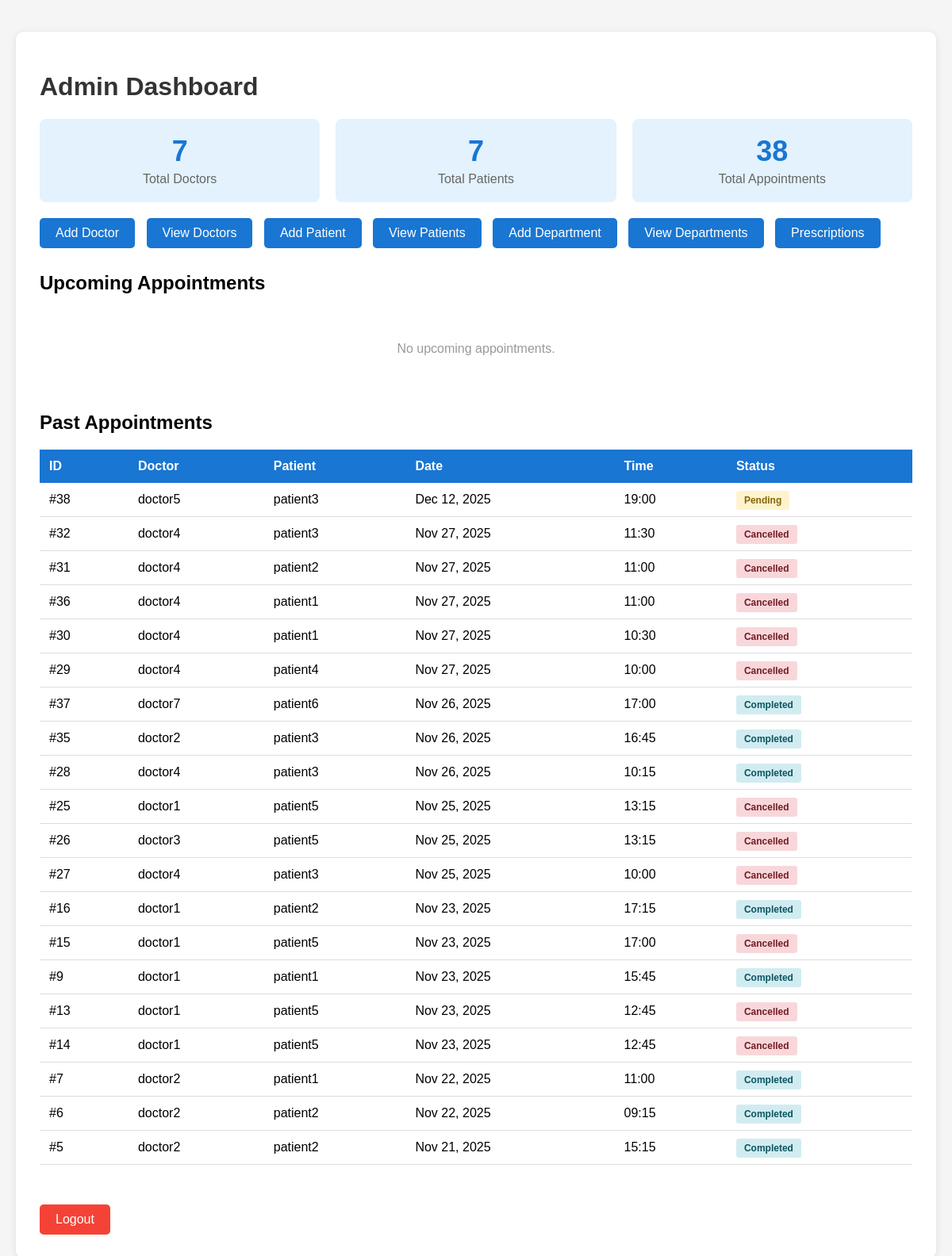
The app's page /ADMIN-HOME (signed in) with its own data.
### app.py (models this page shows, shortened)
class Appointment(db.Model):
    id = db.Column(db.Integer, primary_key=True)
    doc_id = db.Column(db.String(20), db.ForeignKey('doctor.doc_id'),nullable=False)
    pat_id = db.Column(db.String(20), db.ForeignKey('patient.pat_id'),nullable=False)
    date = db.Column(db.Date,nullable=False)
    time = db.Column(db.String(5),nullable=False)
    status = db.Column(db.String(20),default='Pending',nullable=False)

class Doctor(db.Model):
     id=db.Column(db.Integer,primary_key=True)
     doc_id=db.Column(db.String(20),unique=True)
     name=db.Column(db.String(100),nullable=False)
     dept_id=db.Column(db.String(20),db.ForeignKey('department.dpt_id'))
     status=db.Column(db.String(20),default="Active")
     spec=db.Column(db.String(100))
     email = db.Column(db.String(120), unique=True, nullable=False)
     password_hash = db.Column(db.String(128), nullable=False)

class Patient(db.Model):
    id = db.Column(db.Integer, primary_key=True)
    pat_id=db.Column(db.String(20),unique=True)
    name = db.Column(db.String(100), nullable=False)
    age=db.Column(db.Integer,nullable=False)
    blood=db.Column(db.String(10),nullable=False)
    gender=db.Column(db.String(20),nullable=False)
    contact_info = db.Column(db.Integer,nullable=False)
    email = db.Column(db.String(120), unique=True, nullable=False)
    password_hash = db.Column(db.String(128), nullable=False)

### app.py (the view)
@app.route('/ADMIN-HOME')
@admin_required
def admin_dashboard():
    total_doctors = Doctor.query.filter_by(status='Active').count()
    total_patients = Patient.query.count()
    total_appointments = Appointment.query.count()
    today = date.today()
    upcoming_appointments = db.session.query(Appointment, Doctor, Patient)\
        .join(Doctor, Appointment.doc_id == Doctor.doc_id)\
        .join(Patient, Appointment.pat_id == Patient.pat_id)\
        .filter(Appointment.date >= today)\
        .order_by(Appointment.date.asc(), Appointment.time.asc())\
        .all()
    past_appointments = db.session.query(Appointment, Doctor, Patient)\
        .join(Doctor, Appointment.doc_id == Doctor.doc_id)\
        .join(Patient, Appointment.pat_id == Patient.pat_id)\
        .filter(Appointment.date < today)\
        .order_by(Appointment.date.desc(), Appointment.time.desc())\
        .all()
    return render_template('admin_home.html',
                          total_doctors=total_doctors,
                          total_patients=total_patients,
                          total_appointments=total_appointments,
                          upcoming_appointments=upcoming_appointments,
                          past_appointments=past_appointments)

### app.py (called while the page is built)
def admin_required(f):
    @wraps(f)
    def decorated_function(*args, **kwargs):
        if session.get('user_type') != 'admin' or 'admin_id' not in session:
            flash('Please login as admin first')
            return redirect(url_for('admin_login'))
        return f(*args, **kwargs)
    return decorated_function

### templates/admin_home.html (shortened to what this page needs)
<!DOCTYPE html>
<html lang="en">
<head>
</head>
<body>
    <div class="container">
        <h1>Admin Dashboard</h1>
        <div class="stats">
            <div class="stat-card">
                <div class="stat-number">{{ total_doctors }}</div>
                <div class="stat-label">Total Doctors</div>
            </div>
            <div class="stat-card">
                <div class="stat-number">{{ total_patients }}</div>
                <div class="stat-label">Total Patients</div>
            </div>
            <div class="stat-card">
                <div class="stat-number">{{ total_appointments }}</div>
                <div class="stat-label">Total Appointments</div>
            </div>
        </div>
        <div class="nav-links">
            <a href="/add_doctor">Add Doctor</a>
            <a href="/doctors">View Doctors</a>
            <a href="/add_patient">Add Patient</a>
            <a href="/patients">View Patients</a>
            <a href="/add_department">Add Department</a>
            <a href="/departments">View Departments</a>
            <a href="/Admin/prescriptions">Prescriptions</a>
        </div>
        <div class="section">
            <h2>Upcoming Appointments</h2>
            {% if upcoming_appointments %}
                <table>
                    <thead>
                        <tr>
                            <th>ID</th>
                            <th>Doctor</th>
                            <th>Patient</th>
                            <th>Date</th>
                            <th>Time</th>
                            <th>Status</th>
                            <th>Action</th>
                        </tr>
                    </thead>
                    <tbody>
                        {% for appt in upcoming_appointments %}
                        <tr>
                            <td>#{{ appt.Appointment.id }}</td>
                            <td>{{ appt.Doctor.name }}</td>
                            <td>{{ appt.Patient.name }}</td>
                            <td>{{ appt.Appointment.date.strftime('%b %d, %Y') }}</td>
                            <td>{{ appt.Appointment.time }}</td>
                            <td>
                                <span class="status status-{{ appt.Appointment.status.lower() }}">
                                    {{ appt.Appointment.status }}
                                </span>
                            </td>
                            <td>
                                {% if appt.Appointment.status not in ['Cancelled', 'Completed'] %}
                                    <form method="POST" action="{{ url_for('admin_cancel_appointment', id=appt.Appointment.id) }}"
                                          onsubmit="return confirm('Are you sure you want to cancel this appointment?');"
                                          style="display: inline;">
                                        <button type="submit" class="btn-cancel">Cancel</button>
                                    </form>
                                {% else %}
                                    -
                                {% endif %}
                            </td>
                        </tr>
                        {% endfor %}
                    </tbody>
                </table>
            {% else %}
                <p style="text-align: center; color: #999; padding: 40px;">
                    No upcoming appointments.
                </p>
            {% endif %}
        </div>
        <div class="section">
            <h2>Past Appointments</h2>
            {% if past_appointments %}
                <table>
                    <thead>
                        <tr>
                            <th>ID</th>
                            <th>Doctor</th>
                            <th>Patient</th>
                            <th>Date</th>
                            <th>Time</th>
                            <th>Status</th>
                        </tr>
                    </thead>
                    <tbody>
                        {% for appt in past_appointments %}
                        <tr>
                            <td>#{{ appt.Appointment.id }}</td>
                            <td>{{ appt.Doctor.name }}</td>
                            <td>{{ appt.Patient.name }}</td>
                            <td>{{ appt.Appointment.date.strftime('%b %d, %Y') }}</td>
                            <td>{{ appt.Appointment.time }}</td>
                            <td>
                                <span class="status status-{{ appt.Appointment.status.lower() }}">
                                    {{ appt.Appointment.status }}
                                </span>
                            </td>
                        </tr>
                        {% endfor %}
                    </tbody>
                </table>
            {% else %}
                <p style="text-align: center; color: #999; padding: 40px;">
                    No past appointments.
                </p>
            {% endif %}
        </div>
        <a href="{{ url_for('logout') }}" class="logout-btn">Logout</a>
    </div>
</body>
</html>

### templates/admin_home.html (style rules this page uses)
body { font-family: Arial, sans-serif; max-width: 1200px; margin: 20px auto; padding: 20px; background-color: #f5f5f5; }
.container { background: white; padding: 30px; border-radius: 10px; box-shadow: 0 2px 10px rgba(0,0,0,0.1); }
h1 { color: #333; }
.stats { display: flex; gap: 20px; margin: 20px 0; }
.stat-card { flex: 1; background: #e3f2fd; padding: 20px; border-radius: 8px; text-align: center; }
.stat-number { font-size: 36px; font-weight: bold; color: #1976d2; }
.stat-label { color: #666; margin-top: 5px; }
table { width: 100%; border-collapse: collapse; margin-top: 20px; }
th { background: #1976d2; color: white; padding: 12px; text-align: left; }
td { padding: 12px; border-bottom: 1px solid #ddd; }
.status { padding: 5px 10px; border-radius: 3px; font-size: 12px; font-weight: bold; }
.status-pending { background: #fff3cd; color: #856404; }
.status-completed { background: #d1ecf1; color: #0c5460; }
.status-cancelled { background: #f8d7da; color: #721c24; }
.nav-links { margin: 20px 0; }
.nav-links a { display: inline-block; padding: 10px 20px; background: #1976d2; color: white; text-decoration: none; border-radius: 5px; margin-right: 10px; }
.logout-btn { background: #f44336; color: white; padding: 10px 20px; border: none; border-radius: 5px; cursor: pointer; text-decoration: none; display: inline-block; margin-top: 20px; }
.section { margin: 30px 0; }

### records on screen
Appointment: Appointment.id "38", Doctor.name "doctor5", Patient.name "patient3", Appointment "Dec 12, 2025", Appointment.time "19:00", Appointment.status "Pending"
Appointment: Appointment.id "32", Doctor.name "doctor4", Patient.name "patient3", Appointment "Nov 27, 2025", Appointment.time "11:30", Appointment.status "Cancelled"
Appointment: Appointment.id "31", Doctor.name "doctor4", Patient.name "patient2", Appointment "Nov 27, 2025", Appointment.time "11:00", Appointment.status "Cancelled"
Appointment: Appointment.id "36", Doctor.name "doctor4", Patient.name "patient1", Appointment "Nov 27, 2025", Appointment.time "11:00", Appointment.status "Cancelled"
Appointment: Appointment.id "30", Doctor.name "doctor4", Patient.name "patient1", Appointment "Nov 27, 2025", Appointment.time "10:30", Appointment.status "Cancelled"
Appointment: Appointment.id "29", Doctor.name "doctor4", Patient.name "patient4", Appointment "Nov 27, 2025", Appointment.time "10:00", Appointment.status "Cancelled"
Appointment: Appointment.id "37", Doctor.name "doctor7", Patient.name "patient6", Appointment "Nov 26, 2025", Appointment.time "17:00", Appointment.status "Completed"
Appointment: Appointment.id "35", Doctor.name "doctor2", Patient.name "patient3", Appointment "Nov 26, 2025", Appointment.time "16:45", Appointment.status "Completed"
Appointment: Appointment.id "28", Doctor.name "doctor4", Patient.name "patient3", Appointment "Nov 26, 2025", Appointment.time "10:15", Appointment.status "Completed"
Appointment: Appointment.id "25", Doctor.name "doctor1", Patient.name "patient5", Appointment "Nov 25, 2025", Appointment.time "13:15", Appointment.status "Cancelled"
Appointment: Appointment.id "26", Doctor.name "doctor3", Patient.name "patient5", Appointment "Nov 25, 2025", Appointment.time "13:15", Appointment.status "Cancelled"
Appointment: Appointment.id "27", Doctor.name "doctor4", Patient.name "patient3", Appointment "Nov 25, 2025", Appointment.time "10:00", Appointment.status "Cancelled"
Appointment: Appointment.id "16", Doctor.name "doctor1", Patient.name "patient2", Appointment "Nov 23, 2025", Appointment.time "17:15", Appointment.status "Completed"
Appointment: Appointment.id "15", Doctor.name "doctor1", Patient.name "patient5", Appointment "Nov 23, 2025", Appointment.time "17:00", Appointment.status "Cancelled"
Appointment: Appointment.id "9", Doctor.name "doctor1", Patient.name "patient1", Appointment "Nov 23, 2025", Appointment.time "15:45", Appointment.status "Completed"
Appointment: Appointment.id "13", Doctor.name "doctor1", Patient.name "patient5", Appointment "Nov 23, 2025", Appointment.time "12:45", Appointment.status "Cancelled"
Appointment: Appointment.id "14", Doctor.name "doctor1", Patient.name "patient5", Appointment "Nov 23, 2025", Appointment.time "12:45", Appointment.status "Cancelled"
Appointment: Appointment.id "7", Doctor.name "doctor2", Patient.name "patient1", Appointment "Nov 22, 2025", Appointment.time "11:00", Appointment.status "Completed"
Appointment: Appointment.id "6", Doctor.name "doctor2", Patient.name "patient2", Appointment "Nov 22, 2025", Appointment.time "09:15", Appointment.status "Completed"
Appointment: Appointment.id "5", Doctor.name "doctor2", Patient.name "patient2", Appointment "Nov 21, 2025", Appointment.time "15:15", Appointment.status "Completed"

### other values on screen
{{ total_doctors }} "7"
{{ total_patients }} "7"
{{ total_appointments }} "38"
